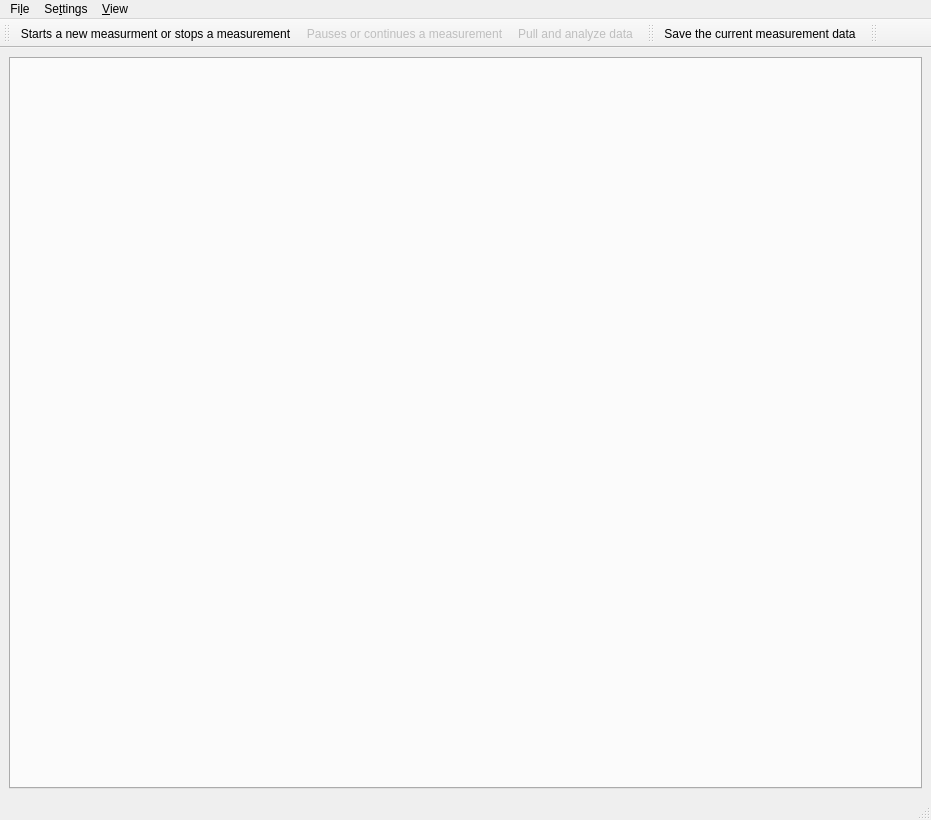
<?xml version="1.0" encoding="UTF-8"?>
<ui version="4.0">
 <class>MainWindow</class>
 <widget class="QMainWindow" name="MainWindow">
  <property name="geometry">
   <rect>
    <x>0</x>
    <y>0</y>
    <width>931</width>
    <height>820</height>
   </rect>
  </property>
  <property name="minimumSize">
   <size>
    <width>40</width>
    <height>0</height>
   </size>
  </property>
  <property name="windowTitle">
   <string>qudi: Pulsed Measurement</string>
  </property>
  <property name="layoutDirection">
   <enum>Qt::LeftToRight</enum>
  </property>
  <widget class="QWidget" name="centralwidget">
   <layout class="QGridLayout" name="gridLayout">
    <item row="0" column="0">
     <widget class="QTabWidget" name="tabWidget">
      <property name="currentIndex">
       <number>-1</number>
      </property>
     </widget>
    </item>
   </layout>
  </widget>
  <widget class="QMenuBar" name="menubar">
   <property name="geometry">
    <rect>
     <x>0</x>
     <y>0</y>
     <width>931</width>
     <height>21</height>
    </rect>
   </property>
   <widget class="QMenu" name="menuFile">
    <property name="title">
     <string>Fi&amp;le</string>
    </property>
    <addaction name="actionSave"/>
    <addaction name="actionClose"/>
   </widget>
   <widget class="QMenu" name="menuSettings">
    <property name="title">
     <string>Se&amp;ttings</string>
    </property>
    <addaction name="action_Settings_Analysis"/>
    <addaction name="action_Settings_Block_Generation"/>
    <addaction name="action_Settings_Sequence_Editor"/>
    <addaction name="action_Predefined_Methods_Config"/>
   </widget>
   <widget class="QMenu" name="menuView">
    <property name="title">
     <string>&amp;View</string>
    </property>
    <addaction name="action_Show_Predefined_Methods"/>
   </widget>
   <addaction name="menuFile"/>
   <addaction name="menuSettings"/>
   <addaction name="menuView"/>
  </widget>
  <widget class="QStatusBar" name="statusbar"/>
  <widget class="QToolBar" name="analysis_ToolBar">
   <property name="windowTitle">
    <string>toolBar</string>
   </property>
   <property name="layoutDirection">
    <enum>Qt::LeftToRight</enum>
   </property>
   <attribute name="toolBarArea">
    <enum>TopToolBarArea</enum>
   </attribute>
   <attribute name="toolBarBreak">
    <bool>false</bool>
   </attribute>
   <addaction name="action_run_stop"/>
   <addaction name="action_continue_pause"/>
   <addaction name="action_pull_data"/>
  </widget>
  <widget class="QToolBar" name="save_ToolBar">
   <property name="windowTitle">
    <string>toolBar</string>
   </property>
   <attribute name="toolBarArea">
    <enum>TopToolBarArea</enum>
   </attribute>
   <attribute name="toolBarBreak">
    <bool>false</bool>
   </attribute>
   <addaction name="action_save"/>
  </widget>
  <widget class="QToolBar" name="control_ToolBar">
   <property name="windowTitle">
    <string>toolBar</string>
   </property>
   <attribute name="toolBarArea">
    <enum>TopToolBarArea</enum>
   </attribute>
   <attribute name="toolBarBreak">
    <bool>false</bool>
   </attribute>
  </widget>
  <action name="action_Settings_Analysis">
   <property name="icon">
    <iconset>
     <normaloff>../../artwork/icons/oxygen/22x22/configure.png</normaloff>../../artwork/icons/oxygen/22x22/configure.png</iconset>
   </property>
   <property name="text">
    <string>Analysis</string>
   </property>
  </action>
  <action name="action_Settings_Block_Generation">
   <property name="icon">
    <iconset>
     <normaloff>../../artwork/icons/oxygen/22x22/configure.png</normaloff>../../artwork/icons/oxygen/22x22/configure.png</iconset>
   </property>
   <property name="text">
    <string>Block Generation</string>
   </property>
  </action>
  <action name="action_Settings_Sequence_Editor">
   <property name="icon">
    <iconset>
     <normaloff>../../artwork/icons/oxygen/22x22/configure.png</normaloff>../../artwork/icons/oxygen/22x22/configure.png</iconset>
   </property>
   <property name="text">
    <string>Sequence Editor</string>
   </property>
  </action>
  <action name="actionSave">
   <property name="icon">
    <iconset>
     <normaloff>../../artwork/icons/oxygen/22x22/document-save.png</normaloff>../../artwork/icons/oxygen/22x22/document-save.png</iconset>
   </property>
   <property name="text">
    <string>&amp;Save</string>
   </property>
  </action>
  <action name="action_run_stop">
   <property name="checkable">
    <bool>true</bool>
   </property>
   <property name="icon">
    <iconset>
     <normaloff>../../artwork/icons/qudiTheme/22x22/start-counter.png</normaloff>../../artwork/icons/qudiTheme/22x22/start-counter.png</iconset>
   </property>
   <property name="text">
    <string>Starts a new measurment or stops a measurement</string>
   </property>
  </action>
  <action name="action_continue_pause">
   <property name="checkable">
    <bool>true</bool>
   </property>
   <property name="enabled">
    <bool>false</bool>
   </property>
   <property name="icon">
    <iconset>
     <normaloff>../../artwork/icons/qudiTheme/22x22/restart-counter.png</normaloff>../../artwork/icons/qudiTheme/22x22/restart-counter.png</iconset>
   </property>
   <property name="text">
    <string>Pauses or continues a measurement</string>
   </property>
   <property name="toolTip">
    <string>action_continue_pause</string>
   </property>
  </action>
  <action name="action_save">
   <property name="icon">
    <iconset>
     <normaloff>../../artwork/icons/oxygen/22x22/document-save.png</normaloff>../../artwork/icons/oxygen/22x22/document-save.png</iconset>
   </property>
   <property name="text">
    <string>Save the current measurement data</string>
   </property>
  </action>
  <action name="action_pull_data">
   <property name="enabled">
    <bool>false</bool>
   </property>
   <property name="icon">
    <iconset>
     <normaloff>../../artwork/icons/oxygen/22x22/view-refresh.png</normaloff>../../artwork/icons/oxygen/22x22/view-refresh.png</iconset>
   </property>
   <property name="text">
    <string>Pull and analyze data</string>
   </property>
  </action>
  <action name="actionClose">
   <property name="icon">
    <iconset>
     <normaloff>../../artwork/icons/oxygen/22x22/application-exit.png</normaloff>../../artwork/icons/oxygen/22x22/application-exit.png</iconset>
   </property>
   <property name="text">
    <string>&amp;Close</string>
   </property>
  </action>
  <action name="action_Show_Predefined_Methods">
   <property name="text">
    <string>Show Predefined Methods</string>
   </property>
  </action>
  <action name="action_Predefined_Methods_Config">
   <property name="icon">
    <iconset>
     <normaloff>../../artwork/icons/oxygen/22x22/configure.png</normaloff>../../artwork/icons/oxygen/22x22/configure.png</iconset>
   </property>
   <property name="text">
    <string>Predefined Methods Config</string>
   </property>
  </action>
 </widget>
 <resources/>
 <connections>
  <connection>
   <sender>actionClose</sender>
   <signal>triggered()</signal>
   <receiver>MainWindow</receiver>
   <slot>close()</slot>
   <hints>
    <hint type="sourcelabel">
     <x>-1</x>
     <y>-1</y>
    </hint>
    <hint type="destinationlabel">
     <x>504</x>
     <y>541</y>
    </hint>
   </hints>
  </connection>
 </connections>
</ui>
